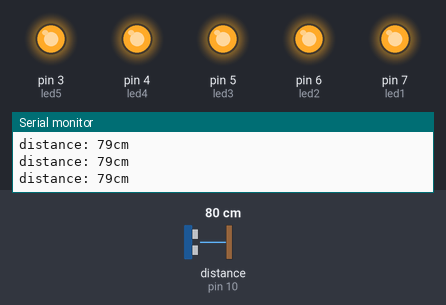
Bench run of a sketch on a simulated Arduino Uno, built with avr-gcc and run on an emulated ATmega328P. Shown: output pins drawn as LEDs (lit = HIGH), the last lines printed to the serial monitor. Wiring (inferred from the names in the program): ultrasonic range finder: trigger pin 9; echo pin 10. Inputs (shaded band) come from the test bench; at power-on: distance to the obstacle (sensor on pin 10) 80 cm. The echo pulse lasts 58.3 µs per cm; pins used as bus, display or sensor lines are not drawn.

Above: at 1.2 s.
1.3 s: distance to the obstacle (sensor on pin 10) set to 28 cm
4.3 s: distance to the obstacle (sensor on pin 10) set to 24 cm
At 5.5 s:
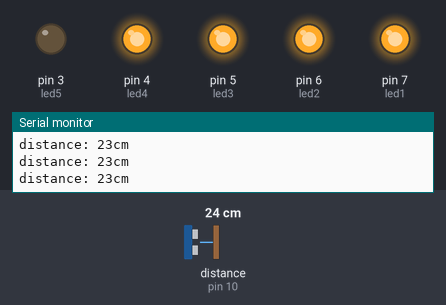
5.8 s: distance to the obstacle (sensor on pin 10) set to 18 cm
At 6.7 s:
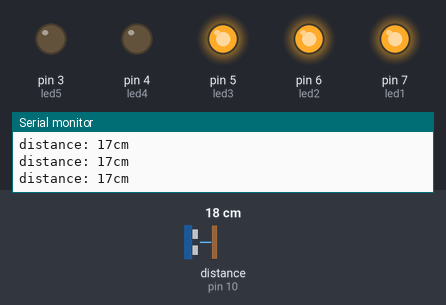
7.3 s: distance to the obstacle (sensor on pin 10) set to 14 cm
At 7.7 s:
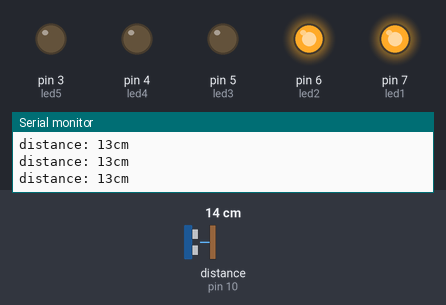
8.8 s: distance to the obstacle (sensor on pin 10) set to 2 cm
At 10.0 s:
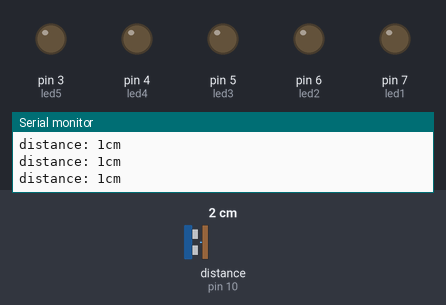
10.3 s: distance to the obstacle (sensor on pin 10) set to 35 cm
At 11.1 s:
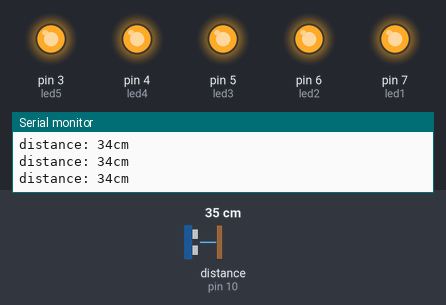
Timing chart, 0 to 12.8 s (numbered marks = the images above; inputs shaded):
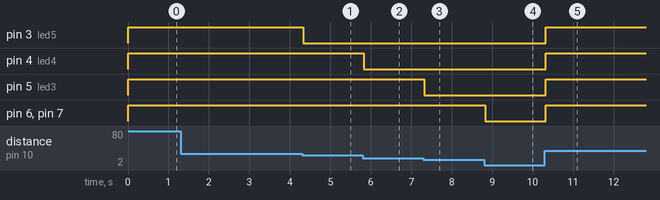

Measured:
- the behaviour switches between 26 and 25 cm on distance to the obstacle (sensor on pin 10) (found by bisection; images 0 and 1)
- the behaviour switches between 21 and 20 cm on distance to the obstacle (sensor on pin 10) (found by bisection; images 1 and 2)
- the behaviour switches between 16 and 15 cm on distance to the obstacle (sensor on pin 10) (found by bisection; images 2 and 3)
- after the input at 4.3 s, pin 3 (led5): HIGH → LOW at once
- after the input at 5.8 s, pin 4 (led4): HIGH → LOW at once
- after the input at 7.3 s, pin 5 (led3): HIGH → LOW at once
- after the input at 8.8 s, pin 6 (led2), pin 7 (led1): HIGH → LOW at once
- after the input at 10.3 s, pin 3 (led5), pin 4 (led4), pin 5 (led3), pin 6 (led2), pin 7 (led1): LOW → HIGH at once

The sketch:

Ultrasonic_led.ino
```cpp
int led1 = 7;
int led2 = 6;
int led3 = 5;
int led4 = 4;
int led5 = 3;

int triggerPin = 9;
int echoPin = 10;

long readTime(int triggerPin, int echoPin){

  // In order for the sensor to send out a pulse the trigger needs to be set low for 2us
  // Then set HIGH for 10us

  pinMode(triggerPin, OUTPUT);
  digitalWrite(triggerPin, LOW);
  delayMicroseconds(2);

  digitalWrite(triggerPin, HIGH);
  delayMicroseconds(10);
  digitalWrite(triggerPin, LOW);
  pinMode(echoPin, INPUT);
  return pulseIn(echoPin, HIGH);
}

void setup() {
  Serial.begin(9600);
  pinMode(led1,OUTPUT);
  pinMode(led2,OUTPUT);
  pinMode(led3,OUTPUT);
  pinMode(led4,OUTPUT);
  pinMode(led5,OUTPUT);
}

void loop() {
  int distance;
  distance = 0.01715 * readTime(triggerPin, echoPin); // From calculation above Distance = 0.0343 / 2 * readTime
  Serial.print("distance: ");
  Serial.print(distance);
  Serial.println("cm");

  if(distance > 25){
      digitalWrite(led1, HIGH);
      digitalWrite(led2, HIGH);
      digitalWrite(led3, HIGH);
      digitalWrite(led4, HIGH);
      digitalWrite(led5, HIGH);
    }

  if(distance > 20 && distance < 25){
      digitalWrite(led1, HIGH);
      digitalWrite(led2, HIGH);
      digitalWrite(led3, HIGH);
      digitalWrite(led4, HIGH);
      digitalWrite(led5, LOW);
    }

    if(distance > 15 && distance < 20){
      digitalWrite(led1, HIGH);
      digitalWrite(led2, HIGH);
      digitalWrite(led3, HIGH);
      digitalWrite(led4, LOW);
      digitalWrite(led5, LOW);
    }

    if(distance > 10 && distance < 15){
      digitalWrite(led1, HIGH);
      digitalWrite(led2, HIGH);
      digitalWrite(led3, LOW);
      digitalWrite(led4, LOW);
      digitalWrite(led5, LOW);
    }


    if(distance > 5 && distance < 10){
      digitalWrite(led1, HIGH);
      digitalWrite(led2, LOW);
      digitalWrite(led3, LOW);
      digitalWrite(led4, LOW);
      digitalWrite(led5, LOW);
    }
  if(distance < 5){
      digitalWrite(led1, LOW);
      digitalWrite(led2, LOW);
      digitalWrite(led3, LOW);
      digitalWrite(led4, LOW);
      digitalWrite(led5, LOW);
    }

}
```
